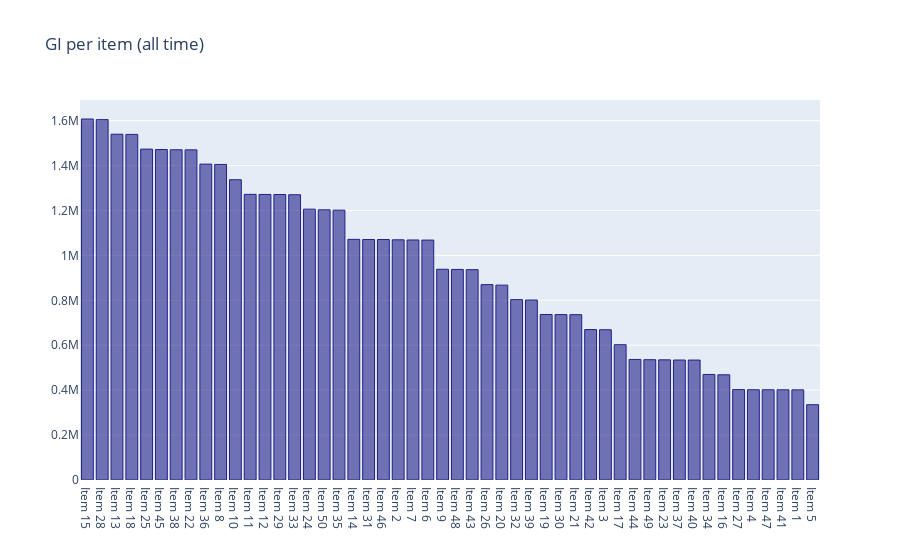

The code cell stored with this chart in its notebook:
### Markdown cell above
# GI by item
We have 50 different products with total GI that goes from 335k for Item 5 to 1.6M for item 15.

### Code cell
item_total = features.groupby(['item'])['sales'].sum().to_frame().reset_index()
item_total.sort_values(by = ['sales'], ascending=False, inplace=True)
labels = ['Item {}'.format(i) for i in item_total.item]

trace = go.Bar(
    y= item_total.sales, x= labels,
    marker=dict(color='rgba(33, 33, 135, 0.6)', line=dict(color='rgba(33, 33, 135, 1.0)', width=1)),
    name='Total GI by item', orientation='v'
)
layout = go.Layout(autosize=True, title= 'GI per item (all time)')
fig = go.Figure(data=[trace], layout=layout)
iplot(fig)

### Figure 1 — Plotly figure (JSON) as saved in the notebook; plotly's stock layout.template omitted (floating-point values rounded to 4 significant figures)
{"data": [{"marker": {"color": "rgba(33, 33, 135, 0.6)", "line": {"color": "rgba(33, 33, 135, 1.0)", "width": 1}}, "name": "Total GI by item", "orientation": "v", "type": "bar", "x": ["Item 15", "Item 28", "Item 13", "Item 18", "Item 25", "Item 45", "Item 38", "Item 22", "Item 36", "Item 8", "Item 10", "Item 11", "Item 12", "Item 29", "Item 33", "Item 24", "Item 50", "Item 35", "Item 14", "Item 31", "Item 46", "Item 2", "Item 7", "Item 6", "Item 9", "Item 48", "Item 43", "Item 26", "Item 20", "Item 32", "Item 39", "Item 19", "Item 30", "Item 21", "Item 42", "Item 3", "Item 17", "Item 44", "Item 49", "Item 23", "Item 37", "Item 40", "Item 34", "Item 16", "Item 27", "Item 4", "Item 47", "Item 41", "Item 1", "Item 5"], "y": [1607442, 1604713, 1539621, 1538876, 1473334, 1471467, 1470330, 1469971, 1406548, 1405108, 1337133, 1271925, 1271534, 1271240, 1270183, 1205975, 1203009, 1201541, 1071531, 1070845, 1070764, 1069564, 1068777, 1068281, 938379, 937703, 936635, 869981, 867641, 803107, 801311, 736892, 736554, 736190, 669925, 669087, 602486, 536811, 535663, 534979, 534258, 534094, 469935, 468480, 402628, 401907, 401781, 401759, 401384, 335230]}], "layout": {"autosize": true, "title": {"text": "GI per item (all time)"}}}
